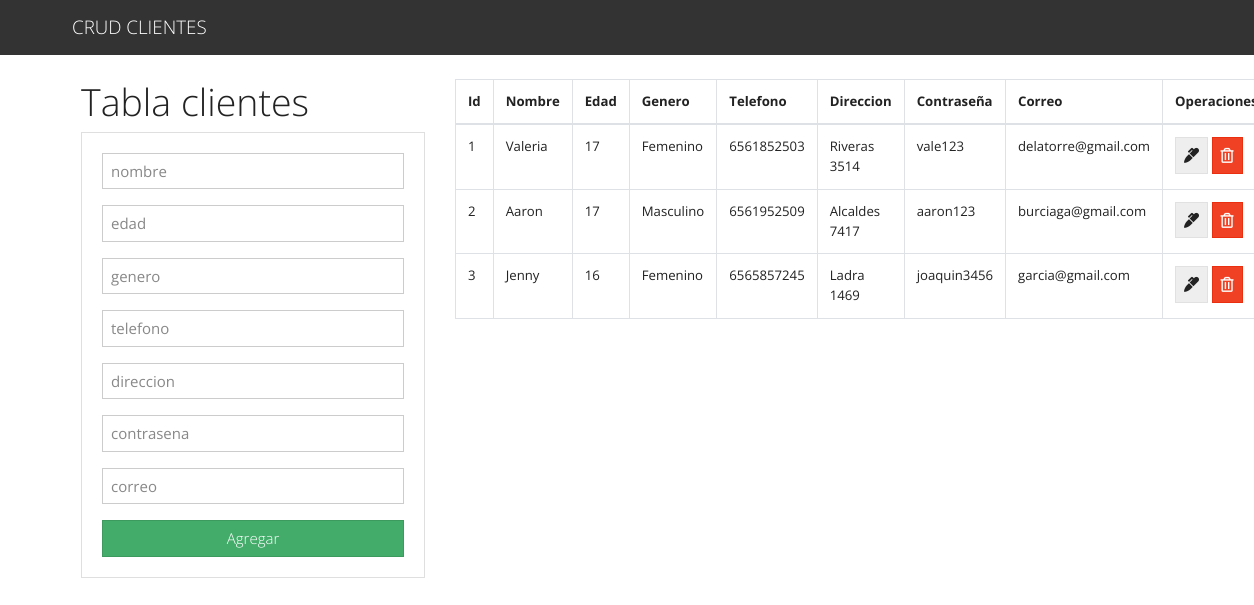
The page / on the database its author committed.
### tables this page shows
CREATE TABLE `cliente` (
  `id` int(5) NOT NULL,
  `nombre` varchar(50) NOT NULL,
  `edad` int(20) NOT NULL,
  `genero` varchar(50) NOT NULL,
  `telefono` varchar(50) NOT NULL,
  `direccion` varchar(50) NOT NULL,
  `contrasena` varchar(50) NOT NULL,
  `correo` varchar(50) NOT NULL
);

### index.php (the view, shortened to what this page needs)
<?php include("db.php"); ?>
<?php include('includes/header.php'); ?>
<main class="container p-4">
  <div class="row">
    <div class="col-md-4">
      <h1>Tabla clientes</h1>
      <div class="card card-body">
        <form action="save_task.php" method="POST">
          <div class="form-group">
            <input type="text" name="nombre" class="form-control" placeholder="nombre" autofocus>
          </div>
          <div class="form-group">
            <input type="number" name="edad" class="form-control" placeholder="edad" autofocus>
          </div>
          <div class="form-group">
            <input type="text" name="genero" class="form-control" placeholder="genero" autofocus>
          </div>
          <div class="form-group">
            <input type="text" name="telefono" class="form-control" placeholder="telefono" autofocus>
          </div>
          <div class="form-group">
            <input type="text" name="direccion" class="form-control" placeholder="direccion" autofocus>
          </div>
          <div class="form-group">
            <input type="password" name="contrasena" class="form-control" placeholder="contrasena" autofocus>
          </div>
          <div class="form-group">
            <input type="email" name="correo" class="form-control" placeholder="correo" autofocus>
          </div>
          <input type="submit" name="save_task" class="btn btn-success btn-block" value="Agregar">
        </form>
      </div>
    </div>
    <div class="col-md-8">
      <table class="table table-bordered">
        <thead>
          <tr>
            <th>Id</th>
            <th>Nombre</th>
            <th>Edad</th>
            <th>Genero</th>
            <th>Telefono</th>
            <th>Direccion</th>
            <th>Contraseña</th>
            <th>Correo</th>
            <th>Operaciones</th>
          </tr>
        </thead>
        <tbody>
          <?php
          $query = "SELECT * FROM cliente";
          $result_tasks = mysqli_query($conn, $query);
          while($row = mysqli_fetch_assoc($result_tasks)) { ?>
          <tr>
            <td><?php echo $row['id']; ?></td>
            <td><?php echo $row['nombre']; ?></td>
            <td><?php echo $row['edad']; ?></td>
            <td><?php echo $row['genero']; ?></td>
            <td><?php echo $row['telefono']; ?></td>
            <td><?php echo $row['direccion']; ?></td>
            <td><?php echo $row['contrasena']; ?></td>
            <td><?php echo $row['correo']; ?></td>
            <td>
              <a href="edit.php?id=<?php echo $row['id']?>" class="btn btn-secondary">
                <i class="fas fa-marker"></i>
              </a>
              <a href="delete_task.php?id=<?php echo $row['id']?>" class="btn btn-danger">
                <i class="far fa-trash-alt"></i>
              </a>
            </td>
          </tr>
          <?php } ?>
        </tbody>
      </table>
    </div>
  </div>
</main>
<?php include('includes/footer.php'); ?>

### includes/header.php (shortened to what this page needs)
<!DOCTYPE html>
<html lang="en">
  <head>
    <link rel="stylesheet" href="https://bootswatch.com/4/yeti/bootstrap.min.css">
    <link rel="stylesheet" href="https://use.fontawesome.com/releases/v5.6.3/css/all.css">
  </head>
  <body>
    <nav class="navbar navbar-dark bg-dark">
      <div class="container">
        <a class="navbar-brand" href="index.php">CRUD CLIENTES</a>
      </div>
    </nav>

### includes/footer.php (shortened to what this page needs)
</body>
</html>

### rows shown on the page
cliente: id "1", nombre "Valeria", edad "17", genero "Femenino", telefono "6561852503", direccion "Riveras 3514", contrasena "vale123", correo "delatorre@gmail.com"
cliente: id "2", nombre "Aaron", edad "17", genero "Masculino", telefono "6561952509", direccion "Alcaldes 7417", contrasena "aaron123", correo "burciaga@gmail.com"
cliente: id "3", nombre "Jenny", edad "16", genero "Femenino", telefono "6565857245", direccion "Ladra 1469", contrasena "joaquin3456", correo "garcia@gmail.com"
